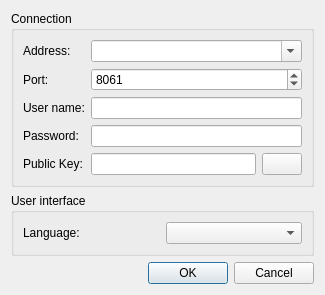
<?xml version="1.0" encoding="UTF-8"?>
<ui version="4.0">
 <class>RouterDialog</class>
 <widget class="QDialog" name="RouterDialog">
  <property name="geometry">
   <rect>
    <x>0</x>
    <y>0</y>
    <width>325</width>
    <height>269</height>
   </rect>
  </property>
  <property name="windowTitle">
   <string>Connection to router</string>
  </property>
  <property name="modal">
   <bool>true</bool>
  </property>
  <layout class="QVBoxLayout" name="verticalLayout">
   <item>
    <widget class="QGroupBox" name="groupBox">
     <property name="title">
      <string>Connection</string>
     </property>
     <layout class="QFormLayout" name="formLayout">
      <item row="0" column="0">
       <widget class="QLabel" name="label_address">
        <property name="text">
         <string>Address:</string>
        </property>
       </widget>
      </item>
      <item row="0" column="1">
       <widget class="QComboBox" name="combobox_address">
        <property name="editable">
         <bool>true</bool>
        </property>
       </widget>
      </item>
      <item row="1" column="0">
       <widget class="QLabel" name="label_port">
        <property name="text">
         <string>Port:</string>
        </property>
       </widget>
      </item>
      <item row="1" column="1">
       <widget class="QSpinBox" name="spinbox_port">
        <property name="minimum">
         <number>1</number>
        </property>
        <property name="maximum">
         <number>65535</number>
        </property>
        <property name="value">
         <number>8061</number>
        </property>
       </widget>
      </item>
      <item row="2" column="0">
       <widget class="QLabel" name="label_username">
        <property name="text">
         <string>User name:</string>
        </property>
       </widget>
      </item>
      <item row="2" column="1">
       <widget class="QLineEdit" name="edit_username"/>
      </item>
      <item row="3" column="0">
       <widget class="QLabel" name="label_password">
        <property name="text">
         <string>Password:</string>
        </property>
       </widget>
      </item>
      <item row="3" column="1">
       <widget class="QLineEdit" name="edit_password">
        <property name="echoMode">
         <enum>QLineEdit::Password</enum>
        </property>
       </widget>
      </item>
      <item row="4" column="0">
       <widget class="QLabel" name="label_public_key">
        <property name="text">
         <string>Public Key:</string>
        </property>
       </widget>
      </item>
      <item row="4" column="1">
       <layout class="QHBoxLayout" name="horizontalLayout_2">
        <item>
         <widget class="QLineEdit" name="edit_public_key">
          <property name="sizePolicy">
           <sizepolicy hsizetype="Expanding" vsizetype="Fixed">
            <horstretch>0</horstretch>
            <verstretch>0</verstretch>
           </sizepolicy>
          </property>
         </widget>
        </item>
        <item>
         <widget class="QPushButton" name="button_public_key">
          <property name="text">
           <string/>
          </property>
          <property name="icon">
           <iconset resource="resources/router_manager.qrc">
            <normaloff>:/img/folder-open-document-text.png</normaloff>:/img/folder-open-document-text.png</iconset>
          </property>
         </widget>
        </item>
       </layout>
      </item>
     </layout>
    </widget>
   </item>
   <item>
    <widget class="QGroupBox" name="groupBox_2">
     <property name="title">
      <string>User interface</string>
     </property>
     <layout class="QHBoxLayout" name="horizontalLayout">
      <item>
       <widget class="QLabel" name="label_language">
        <property name="text">
         <string>Language:</string>
        </property>
       </widget>
      </item>
      <item>
       <widget class="QComboBox" name="combobox_language"/>
      </item>
     </layout>
    </widget>
   </item>
   <item>
    <widget class="QDialogButtonBox" name="buttonbox">
     <property name="standardButtons">
      <set>QDialogButtonBox::Cancel|QDialogButtonBox::Ok</set>
     </property>
    </widget>
   </item>
  </layout>
 </widget>
 <resources>
  <include location="resources/router_manager.qrc"/>
 </resources>
 <connections/>
</ui>
